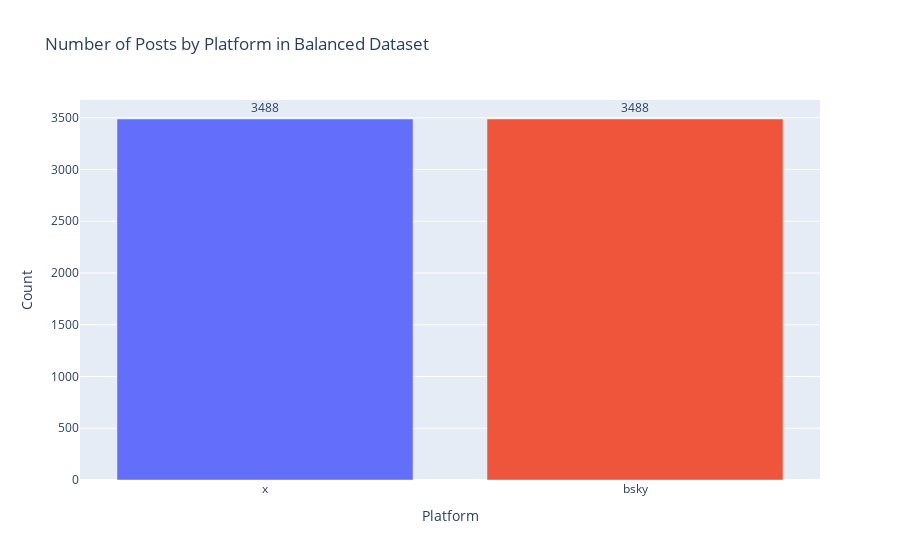
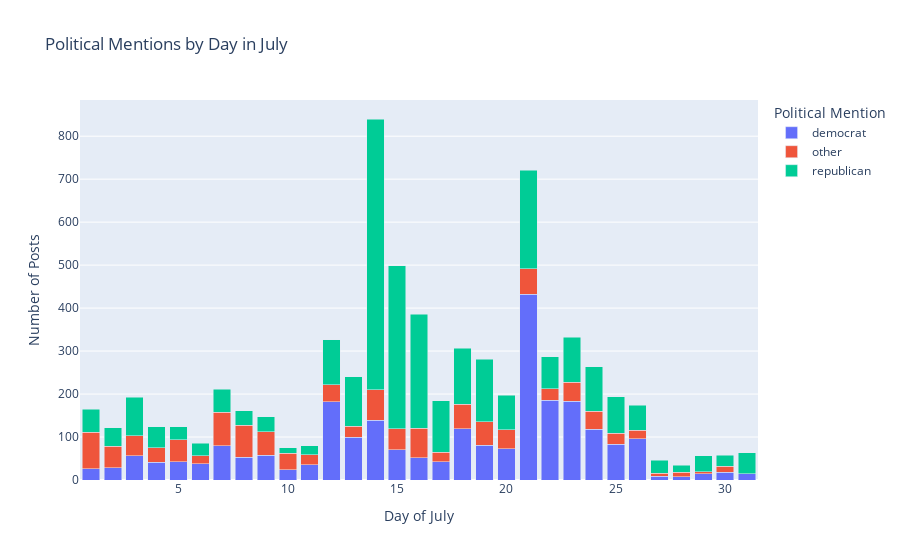

The notebook cell saved with these charts, in order:
### Markdown cell above
L'algorithme utilisé ici est Vader. Conçu pour l'analyse est un modèle efficient en terme de calcul et qui a été conçu spécifiquement pour les commentaires et contenus textuels courts sur Internet. Il se fond sur la grammaire et l'association de mots à leurs valences respectives.

Pour s'adapter à nos données françaises, une adaptation française du modèle a été utilisée. Disponible sous licence MIT sur [Github](https://github.com/thomas7lieues/vader_FR). Cette méthode est cependant limitée pour analyser des discours complexes, incomplets ou contenant de l'ironie.


*Hutto, C., & Gilbert, E. (2014). VADER: A Parsimonious Rule-Based Model for Sentiment Analysis of Social Media Text. Proceedings of the International AAAI Conference on Web and Social Media, 8(1), 216-225. [https://doi.org/10.1609/icwsm.v8i1.14550](https://doi.org/10.1609/icwsm.v8i1.14550)*

### Code cell
import numpy as np

# Convert date to datetime if not already
merged_posts['date'] = pd.to_datetime(merged_posts['date'], utc=True)

# Create month column and day column
merged_posts['month'] = merged_posts['date'].dt.month
merged_posts['day'] = merged_posts['date'].dt.day  # Extract day of month

# Filter for July only
july_posts = merged_posts[merged_posts['month'] == 7]

# Count posts by platform for July
july_counts = july_posts['platform'].value_counts()
bsky_july_count = july_counts.get('bsky', 0)

# Create balanced dataset with equal samples from each platform
balanced_dataset = []

# For each platform, take a sample equal to bsky_july_count
for platform in july_posts['platform'].unique():
    platform_posts = july_posts[july_posts['platform'] == platform]
    
    # If this platform has more posts than bsky in July, take random sample
    if len(platform_posts) > bsky_july_count:
        platform_sample = platform_posts.sample(n=bsky_july_count, random_state=42)
    else:
        platform_sample = platform_posts  # Take all posts if fewer than bsky_july_count
        
    balanced_dataset.append(platform_sample)

# Combine samples
balanced_july = pd.concat(balanced_dataset, ignore_index=True)

# Add political affiliation column
def get_political_mention(text):
    text_lower = str(text).lower()
    if 'trump' in text_lower or "vance" in text_lower:
        return 'republican'
    elif 'biden' in text_lower or 'harris' in text_lower:
        return 'democrat'
    else:
        return 'other'

balanced_july['political_mention'] = balanced_july['text'].apply(get_political_mention)

# Create a dataframe with text and day columns included for analysis
political_mentions_by_day = balanced_july[['platform', 'political_mention', 'text', 'day']]

# Show some example posts for each political mention type
print("Sample posts by political mention type:")
for mention in ['republican', 'democrat', 'other']:
    sample_posts = political_mentions_by_day[political_mentions_by_day['political_mention'] == mention].head(2)
    print(f"\n{mention.upper()} MENTIONS:")
    for i, row in sample_posts.iterrows():
        print(f"Platform: {row['platform']}, Day: {row['day']}")
        print(f"Text: {row['text'][:100]}..." if len(row['text']) > 100 else f"Text: {row['text']}")
        print("-" * 80)

# Show distribution of political mentions by platform
political_counts = balanced_july.groupby(['platform', 'political_mention']).size().reset_index(name='count')
print("\nPolitical mentions by platform:")
print(political_counts)

# Distribution by day and platform 
political_day_counts = balanced_july.groupby(['day', 'platform', 'political_mention']).size().reset_index(name='count')
print("\nTop 10 days with most political mentions:")
print(political_day_counts.sort_values('count', ascending=False).head(10))

# Print post counts for each platform in the balanced dataset
platform_counts = balanced_july['platform'].value_counts()
print("\nNumber of posts per platform in the balanced dataset:")
print(platform_counts)

# Create a bar chart to visualize platform distribution
fig = px.bar(
    x=platform_counts.index,
    y=platform_counts.values,
    title='Number of Posts by Platform in Balanced Dataset',
    labels={'x': 'Platform', 'y': 'Number of Posts'},
    color=platform_counts.index,
    text=platform_counts.values
)

# Improve layout
fig.update_traces(textposition='outside')
fig.update_layout(
    xaxis_title='Platform',
    yaxis_title='Count',
    yaxis=dict(rangemode='nonnegative'),
    showlegend=False
)

fig.show()

# Create a stacked bar chart for political mentions by day
daily_mentions = balanced_july.groupby(['day', 'political_mention']).size().reset_index(name='count')
daily_mentions_wide = daily_mentions.pivot(index='day', columns='political_mention', values='count').fillna(0)

fig2 = px.bar(
    daily_mentions_wide,
    title='Political Mentions by Day in July',
    labels={'value': 'Number of Posts', 'day': 'Day of Month'},
    barmode='stack'
)

fig2.update_layout(
    xaxis_title='Day of July',
    yaxis_title='Number of Posts',
    legend_title='Political Mention'
)

fig2.show()

### Figure 1 — Plotly figure (JSON) as saved in the notebook; plotly's stock layout.template omitted (floating-point values rounded to 4 significant figures)
{"data": [{"hovertemplate": "color=x<br>Platform=%{x}<br>Number of Posts=%{y}<br>text=%{text}<extra></extra>", "legendgroup": "x", "marker": {"color": "#636efa", "pattern": {"shape": ""}}, "name": "x", "orientation": "v", "showlegend": true, "text": [3488.0], "textposition": "outside", "type": "bar", "x": ["x"], "xaxis": "x", "y": [3488], "yaxis": "y"}, {"hovertemplate": "color=bsky<br>Platform=%{x}<br>Number of Posts=%{y}<br>text=%{text}<extra></extra>", "legendgroup": "bsky", "marker": {"color": "#EF553B", "pattern": {"shape": ""}}, "name": "bsky", "orientation": "v", "showlegend": true, "text": [3488.0], "textposition": "outside", "type": "bar", "x": ["bsky"], "xaxis": "x", "y": [3488], "yaxis": "y"}], "layout": {"barmode": "relative", "legend": {"title": {"text": "color"}, "tracegroupgap": 0}, "showlegend": false, "title": {"text": "Number of Posts by Platform in Balanced Dataset"}, "xaxis": {"anchor": "y", "domain": [0, 1], "title": {"text": "Platform"}}, "yaxis": {"anchor": "x", "domain": [0, 1], "rangemode": "nonnegative", "title": {"text": "Count"}}}}

### Figure 2 — Plotly figure (JSON) as saved in the notebook; plotly's stock layout.template omitted (floating-point values rounded to 4 significant figures)
{"data": [{"hovertemplate": "political_mention=democrat<br>Day of Month=%{x}<br>Number of Posts=%{y}<extra></extra>", "legendgroup": "democrat", "marker": {"color": "#636efa", "pattern": {"shape": ""}}, "name": "democrat", "orientation": "v", "showlegend": true, "textposition": "auto", "type": "bar", "x": [1, 2, 3, 4, 5, 6, 7, 8, 9, 10, 11, 12, 13, 14, 15, 16, 17, 18, 19, 20, 21, 22, 23, 24, 25, 26, 27, 28, 29, 30, 31], "xaxis": "x", "y": [26, 28, 57, 41, 43, 38, 80, 53, 58, 24, 35, 182, 99, 139, 70, 52, 43, 119, 81, 73, 432, 185, 183, 118, 83, 96, 9, 8, 14, 18, 14], "yaxis": "y"}, {"hovertemplate": "political_mention=other<br>Day of Month=%{x}<br>Number of Posts=%{y}<extra></extra>", "legendgroup": "other", "marker": {"color": "#EF553B", "pattern": {"shape": ""}}, "name": "other", "orientation": "v", "showlegend": true, "textposition": "auto", "type": "bar", "x": [1, 2, 3, 4, 5, 6, 7, 8, 9, 10, 11, 12, 13, 14, 15, 16, 17, 18, 19, 20, 21, 22, 23, 24, 25, 26, 27, 28, 29, 30, 31], "xaxis": "x", "y": [85, 51, 46, 34, 51, 19, 78, 74, 54, 38, 24, 40, 26, 71, 49, 69, 22, 57, 55, 44, 60, 27, 44, 42, 26, 20, 7, 10, 5, 14, 1], "yaxis": "y"}, {"hovertemplate": "political_mention=republican<br>Day of Month=%{x}<br>Number of Posts=%{y}<extra></extra>", "legendgroup": "republican", "marker": {"color": "#00cc96", "pattern": {"shape": ""}}, "name": "republican", "orientation": "v", "showlegend": true, "textposition": "auto", "type": "bar", "x": [1, 2, 3, 4, 5, 6, 7, 8, 9, 10, 11, 12, 13, 14, 15, 16, 17, 18, 19, 20, 21, 22, 23, 24, 25, 26, 27, 28, 29, 30, 31], "xaxis": "x", "y": [54, 43, 90, 49, 30, 29, 53, 34, 35, 13, 21, 104, 115, 630, 379, 265, 119, 131, 145, 80, 229, 75, 105, 103, 85, 58, 30, 16, 38, 26, 48], "yaxis": "y"}], "layout": {"barmode": "stack", "legend": {"title": {"text": "Political Mention"}, "tracegroupgap": 0}, "title": {"text": "Political Mentions by Day in July"}, "xaxis": {"anchor": "y", "domain": [0, 1], "title": {"text": "Day of July"}}, "yaxis": {"anchor": "x", "domain": [0, 1], "title": {"text": "Number of Posts"}}}}
